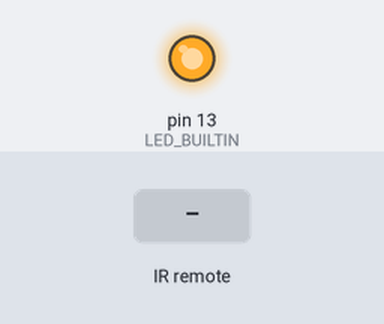
Recording of a sketch running on a simulated Arduino Uno, built with avr-gcc and run on an emulated ATmega328P. Parts: output pins drawn as LEDs (lit = HIGH). Inputs (shaded band) come from the test bench.

Above: at 1.2 s.
1.3 s: infrared code 0xFF8877 received
At 2.4 s:
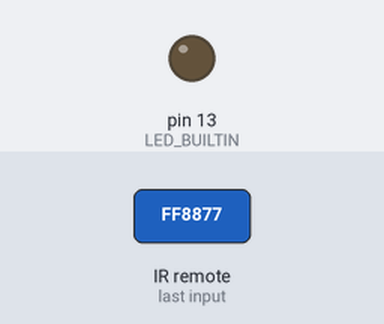
2.8 s: infrared code 0xFFA857 received
At 3.6 s:
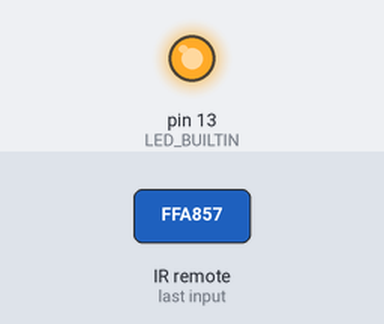
Timing chart, 0 to 5.8 s (numbered marks = the images above; inputs shaded):
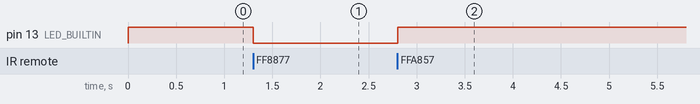

Measured:
- after the input at 1.3 s, pin 13 (LED_BUILTIN): HIGH → LOW at once
- after the input at 2.8 s, pin 13 (LED_BUILTIN): LOW → HIGH at once

The sketch:

Vklyucheniya-svetodioda-s-pomoshchyu-pulta-du.ino
```cpp
// Vklyucheniya-svetodioda-s-pomoshchyu-pulta-du.ino
//
// Включения штатного светодиода Arduino с помощью пульта ДУ от шторной ленты
// на Виданская 17б, кв.10

// FFA857   — зеленая стрелочка вверх
// FF8877   — зеленая стрелочка вниз

#include "IRremote.h"
IRrecv irrecv(2); // указываем вывод, к которому подключен приемник
decode_results results;

void setup()
{
  // Запускаем прием
  irrecv.enableIRIn();
  // Подключаем и зажигаем светодиод
  pinMode(LED_BUILTIN, OUTPUT);
  digitalWrite(LED_BUILTIN, HIGH);
}

void loop()
{
  // Действуем, если сигнал пришёл
  if (irrecv.decode(&results))
  {
    switch ( results.value )
    {
    case 0xFFA857:
        digitalWrite(LED_BUILTIN, HIGH );
        break;
    case 0xFF8877:
        digitalWrite(LED_BUILTIN, LOW );
        break;
    }
    irrecv.resume(); // принимаем следующую команду
  }
  delay(100);
}
```
